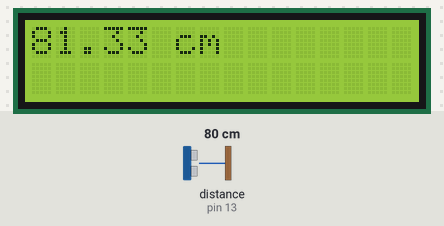
This sketch was run on a simulated Arduino Uno, built with avr-gcc and run on an emulated ATmega328P. Shown: 16×2 character LCD. Wiring (inferred from the names in the program): ultrasonic range finder: trigger pin 10; echo pin 13. Inputs (shaded band) come from the test bench; at power-on: distance to the obstacle (sensor on pin 13) 80 cm. The echo pulse lasts 58.3 µs per cm.

Above: at 1.7 s.
1.8 s: distance to the obstacle (sensor on pin 13) set to 2 cm
At 2.4 s:
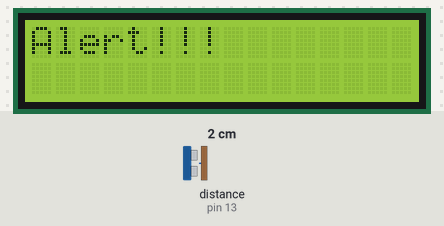
5.6 s: distance to the obstacle (sensor on pin 13) set to 4 cm
At 6.9 s:
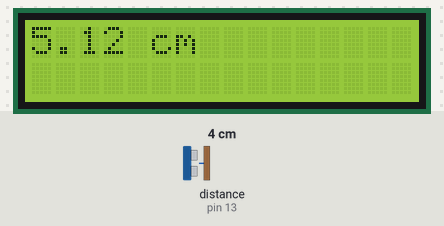
8.6 s: distance to the obstacle (sensor on pin 13) set to 9 cm
At 9.9 s:
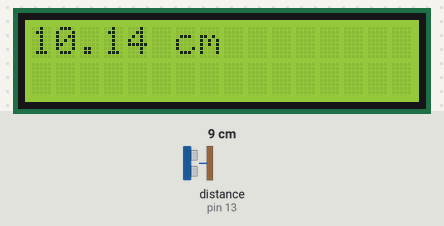
Timing chart, 0 to 11.6 s (numbered marks = the images above; inputs shaded):
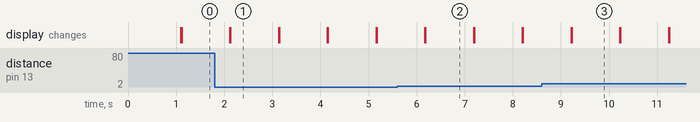

The sketch:

Ultrasonic_test.ino
```cpp
#include <Wire.h>
//#include <LCD.h>
#include <LiquidCrystal_I2C.h>
//#include <NewPing.h>

//#define I2C_ADDR 0x27  // Add your address here.
//#define Rs_pin 0
//#define Rw_pin 1
//#define En_pin 2
//#define BACKLIGHT_PIN 3
//#define D4_pin 4
//#define D5_pin 5
//#define D6_pin 6
//#define D7_pin 7
//#define trigPin 10
//#define echoPin 13


#define ECHO_PIN 13 // Arduino pin tied to echo pin on the ultrasonic sensor.
#define TRIGGER_PIN 10 // Arduino pin tied to trigger pin on the ultrasonic sensor.
#define MAX_DISTANCE 500 // Maximum distance we want to ping for (in centimeters). Maximum sensor distance is rated at 400-500cm.

//NewPing sonar(TRIGGER_PIN, ECHO_PIN, MAX_DISTANCE); // NewPing setup of pins and maximum distance.

LiquidCrystal_I2C lcd(0x27, 2, 16);

void setup()
{
 lcd.begin (); //  our LCD is a 20x4, change for your LCD if needed
  Serial.begin (9600);
  pinMode(TRIGGER_PIN, OUTPUT);
  pinMode(ECHO_PIN, INPUT);

// LCD Backlight ON
//lcd.setBacklightPin(BACKLIGHT_PIN,POSITIVE);
//lcd.setBacklight(HIGH);

//lcd.home (); // go home on LCD
lcd.print("Range Finder HC-SR04");
}

void loop()
{
 float duration, distance;
  digitalWrite(TRIGGER_PIN, LOW);
  delayMicroseconds(2);

  digitalWrite(TRIGGER_PIN, HIGH);
  delayMicroseconds(10);
  digitalWrite(TRIGGER_PIN, LOW);

  duration = pulseIn(ECHO_PIN, HIGH);
  distance = (duration / 2) * 0.0344+1.42;

  if (distance >= 400 || distance <= 2){
    //lcd.print("Distance = ");
    lcd.println("Out of range");
    delay(500);
  }
  else if (distance <= 5){
    lcd.println("Alert!!!");
    delay(500);
  }

  else {
    //lcd.print("Distance = ");
    lcd.print(distance);
    lcd.println(" cm ");
    delay(500);
  }
  delay(500);
  lcd.clear();
}
```

Measured:
- after the input at 1.8 s, the display: first differs from a run without the input after 0.33 s (image 1)
- after the input at 5.6 s, the display: first differs from a run without the input after 0.58 s (image 2)
- after the input at 8.6 s, the display: first differs from a run without the input after 0.62 s (image 3)
- what the display in image 1 shows lasts 1.0 s, from 2.1 s to 3.1 s
